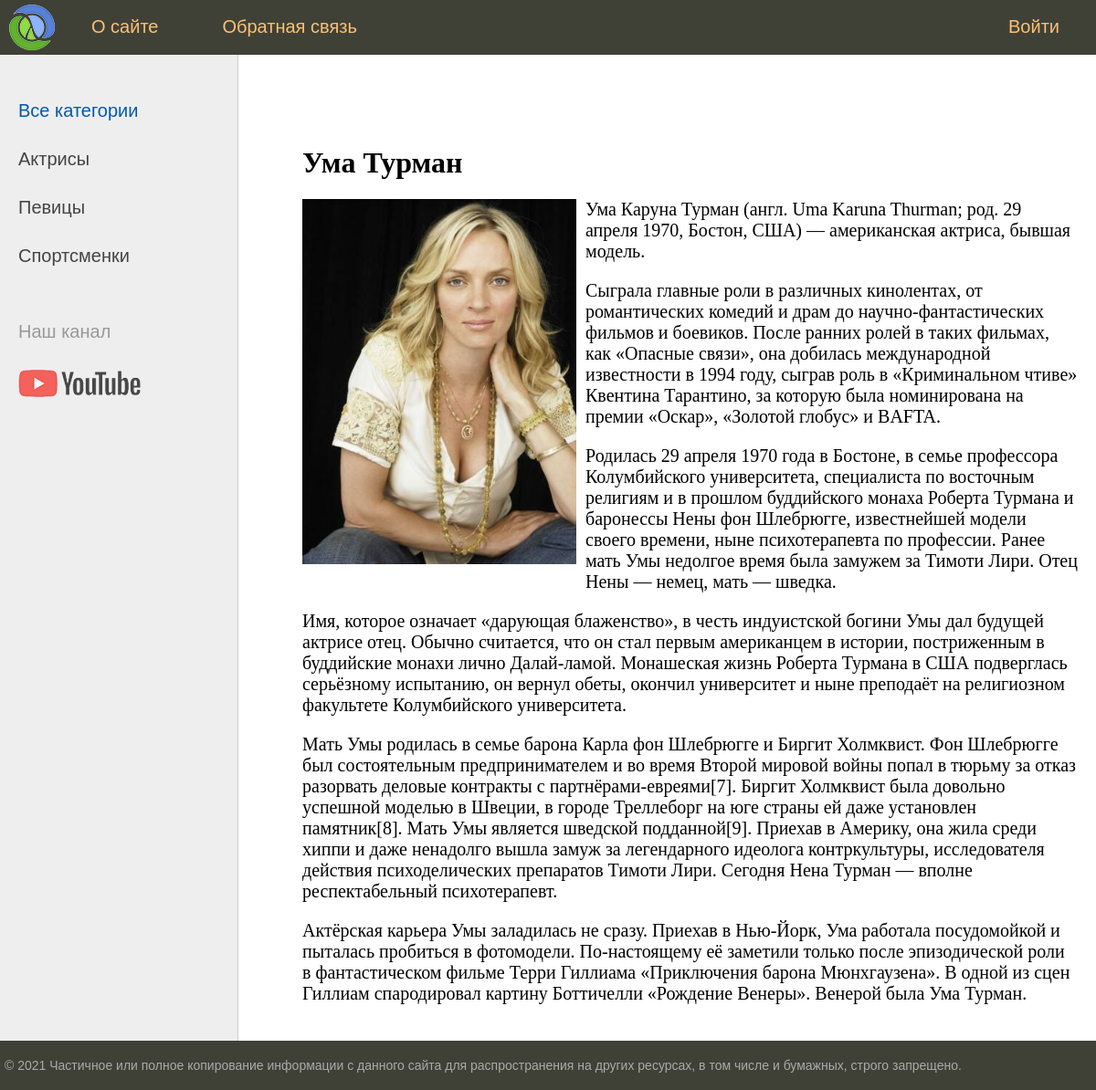
The page /posts/uma-turman/ on the database its author committed.
### women/models.py (models this page shows, shortened)
class Category(models.Model):
    name = models.CharField(max_length=100, db_index=True, verbose_name="Категория")
    slug = models.SlugField(max_length=255, unique=True, db_index=True, verbose_name='URL')
    def get_absolute_url(self):
        return reverse('category', kwargs={'cat_slug': self.slug})
    class Meta:
        verbose_name = 'Категория'
        verbose_name_plural = 'Категории'
        ordering = ['id']

class Women(models.Model):
    title = models.CharField(max_length=255, verbose_name="Заголовок")
    slug = models.SlugField(max_length=255, unique=True, db_index=True, verbose_name='URL')
    content = models.TextField(blank=True, verbose_name="Текст статьи")
    photo = models.ImageField(upload_to="photos/%Y/%m/%d/", verbose_name="Фото")
    time_create = models.DateTimeField(auto_now_add=True, verbose_name="Время создания")
    time_update = models.DateTimeField(auto_now=True, verbose_name="Время изменения")
    is_published = models.BooleanField(default=True, verbose_name="Публикация")
    cat = models.ForeignKey('Category', on_delete=models.PROTECT, verbose_name="Категории")
    def __str__(self):
        return self.title
    class Meta:
        verbose_name = 'Известные женщины'
        verbose_name_plural = 'Известные женщины'
        ordering = ['-time_create', 'title']

### women/views.py (the view)
# urls.py: path('posts/<slug:post_slug>/', ShowPost.as_view(), name='post'),
class ShowPost(DataMixin, DetailView):
    model = Women
    template_name = 'women/post.html'
    slug_url_kwarg = 'post_slug'
    context_object_name = 'post'
    def get_context_data(self, *, object_list=None, **kwargs):
        context = super().get_context_data(**kwargs)
        c_def = self.get_user_context(title=context['post'])
        return {**context, **c_def}

### women/utils.py (called while the page is built)
    def get_user_context(self, **kwargs):
        context = kwargs
        cats = Category.objects.annotate(Count('women'))
        user_menu = menu.copy()
        if not self.request.user.is_authenticated:
            user_menu.pop(1)
        context['menu'] = user_menu
        context['cats'] = cats
        if 'cat_selected' not in context:
            context['cat_selected'] = 0
        return context

### women/templates/women/post.html
{% extends 'women/base.html' %}
{% block content %}
<h1>{{ post.title }}</h1>
{% if post.photo %}
<p><img class="img-article-left" src="{{post.photo.url}}"></p>
{% endif %}
{{post.content|linebreaks}}
{% endblock content %}

### women/templates/women/base.html (shortened to what this page needs)
{% load static %}
{% load women_tags %}
<!DOCTYPE html>
<html>
<head>
	<link type="text/css" href="{% static 'women/css/styles.css' %}" rel="stylesheet" />
</head>
<body>
<table class="table-page" border=0 cellpadding="0" cellspacing="0">
<tr><td valign=top>
{% block mainmenu %}
		<div class="header">
			<ul id="mainmenu" class="mainmenu">
			<li class="logo"><a href="{% url 'home' %}"><div class="logo"></div></a></li>
{% for m in menu %}
	{% if not forloop.last %}
			<li><a href="{% url m.url_name %}">{{m.title}}</a></li>
	{% else %}
			<li class="last"><a href="{% url m.url_name %}">{{m.title}}</a></li>
	{% endif %}
{% endfor %}
			</ul>
		</div>
{% endblock mainmenu %}
<table class="table-content" border=0 cellpadding="0" cellspacing="0">
<tr>
	<td valign="top" class="left-chapters">
	<ul id="leftchapters">
{% if cat_selected == 0 %}
		<li class="selected">Все категории</li>
{% else %}
		<li><a href="{% url 'home' %}">Все категории</a></li>
{% endif %}
{% for c in cats %}
{% if c.women__count > 0 %}
	{% if c.pk == cat_selected %}
		<li class="selected">{{c.name}}</li>
	{% else %}
		<li><a href="{{ c.get_absolute_url }}"> {{ c.name }}</a></li>
	{% endif %}
{% endif %}
{% endfor %}
		<li class="share">
		<p>Наш канал</p>
		<a class="share-yt" href="https://www.youtube.com/channel/UClJzWfGWuGJL2t-3dYKcHTA/playlists" target="_blank" rel="nofollow"></a>
		</li>
	</ul>
</td>
<td valign="top" class="content">
	<div class="content-text">
{% block content %}
{% endblock %}
	</div>
</td></tr></table>
</td></tr>
<tr><td valign=top>
	<div id="footer">
		<p>&copy; 2021 Частичное или полное копирование информации с данного сайта для распространения на других ресурсах, в том числе и бумажных, строго запрещено.</p>
	</div>
</td></tr></table>
</body>
</html>

### women/static/women/css/styles.css (style rules this page uses)
html, body { font-family: 'Arial'; margin: 0; padding: 0; height: 100%; width: 100%; color: #444; }
a { color: #0059b2; text-decoration: none; }
img { max-width: 600px; height: auto; }
img.img-article-left { max-width: 300px; height: auto; float: left; padding: 0 10px 10px 0; }
.table-page { width: 100%; height: 100%; vertical-align: top; }
.table-page tr { height: 100%; }
.header { background: #3F4137; height: 60px; }
.logo { background: url('../images/logo.png') no-repeat 10px 5px; width: 70px; height: 60px; }
ul.mainmenu { list-style: none; margin: 0; padding: 0; height: 60px; color: #fdc073; font-size: 20px; overflow: hidden; }
ul.mainmenu li { float: left; margin: 18px 40px 0 30px; }
ul.mainmenu li.logo { margin: 0; }
ul.mainmenu li.last { float: right; }
ul.mainmenu li a { color: #fdc073; text-decoration: none; }
.table-content { width: 100%; min-height: 100%; height: 100%; }
.left-chapters { margin: 0; background: #eee; border-right: 1px solid #ccc; min-height: 100%; }
.left-chapters ul { width: 230px; min-height: 100%; margin: 0; padding: 20px 10px 10px 20px; list-style: none; font-size: 20px; }
.left-chapters ul li { margin: 30px 0 0 0; color: #999; }
.left-chapters ul li.selected { color: #0059b2; }
.left-chapters ul li a { color: #444; text-decoration: none; }
.left-chapters ul li.share { margin: 60px 0 0 0; }
.left-chapters ul li.share p { margin: 30px 0 30px 0; }
.left-chapters ul li.share a { display: inline-block; width: 40px; height: 40px; margin: 0 20px 0 0; }
.left-chapters ul li.share a.share-yt { width: 100%; height: 30px; background: url('../images/share_yt.png') no-repeat 0 0 }
.content { padding: 40px 20px 20px 40px; width: 100%; box-sizing: border-box; }
.content-text { margin: 60px 0 0 30px; color: #000; font-size: 20px; font-family: Yandex Sans Display Light; }
.content-text h1 { font-size: 32px; }
#footer { box-sizing: border-box; background: #3F4137; padding: 5px; color: #aaa; font-size: 14px; font-family: Verdana, Geneva, Arial, Helvetica; text-align: left; overflow: hidden; }

### rows shown on the page
Category: name "Актрисы"
Category: name "Певицы"
Category: name "Спортсменки"
Women: title "Ума Турман", photo (picture), content "Ума Каруна Турман (англ. Uma Karuna Thurman; род. 29 апреля 1970, Бостон, США) — американская актриса, бывшая модель. Сыграла главные роли в различных кинолентах, от романтических комедий и драм до научно-фантастических фильмов и боевиков. После ранних ролей в таких фильмах, как «Опасные связи», она добилась международной известности в 1994 году, сыграв роль в «Криминальном чтиве» Квентина Тарантино, за которую была номинирована на премии «Оскар», «Золотой глобус» и BAFTA. Родилась 29 апреля 1970 года в Бостоне, в семье профессора Колумбийского университета, специалиста по восточным религиям и в прошлом буддийского монаха Роберта Турмана и баронессы Нены фон Шлебрюгге, известнейшей модели…"

### other values the page prints
{{ m.title }} "О сайте" "Обратная связь"
{{ m.title }} "Войти"
